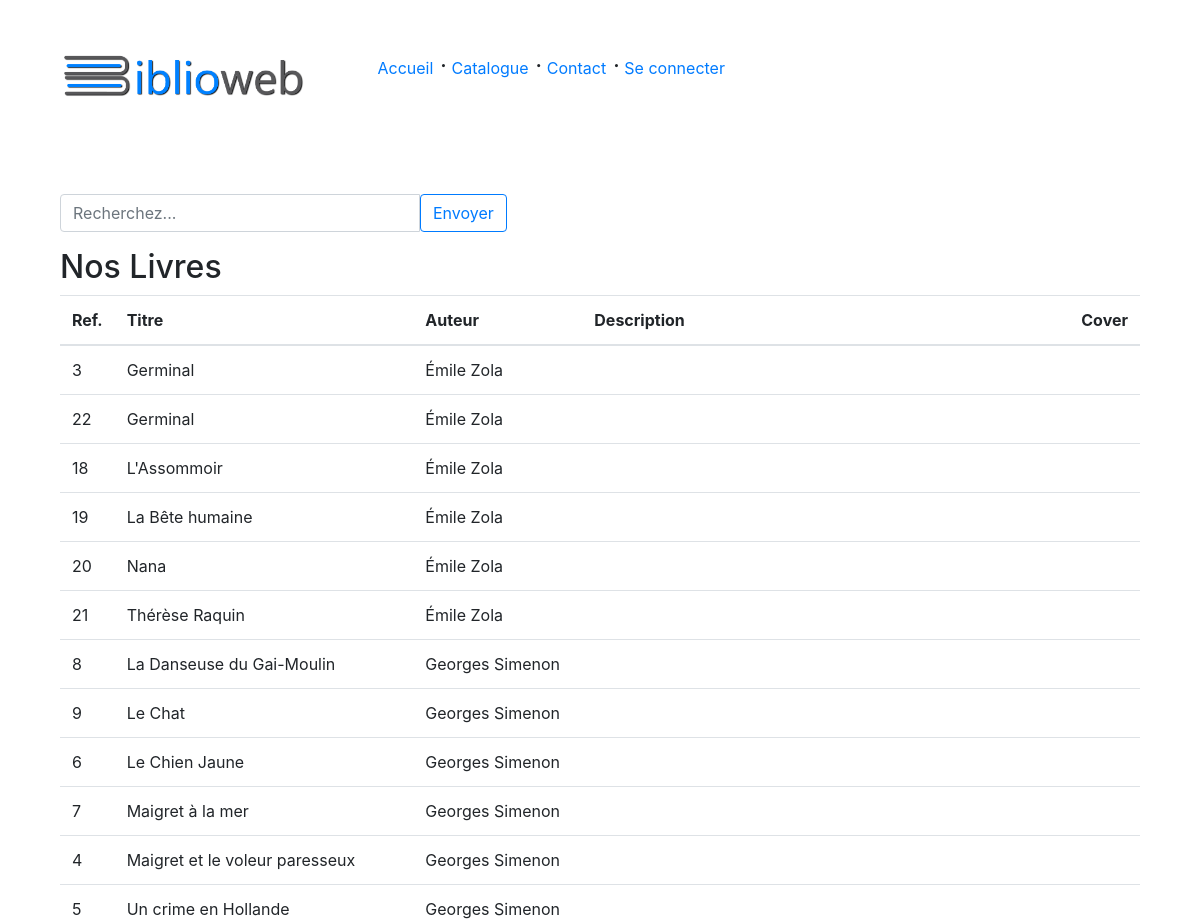
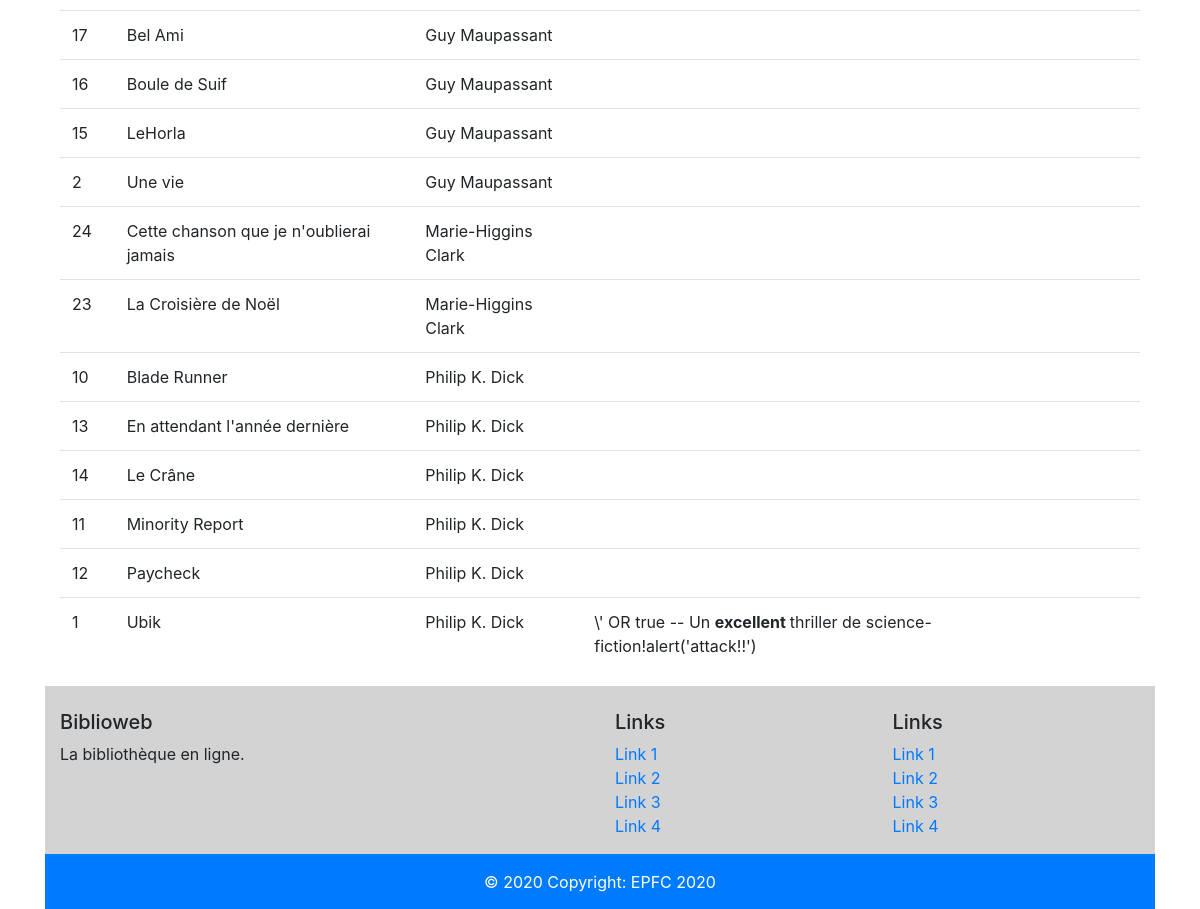
The page /books.php on the database its author committed (2 pictures, top to bottom).
### tables this page shows
CREATE TABLE `books` (
  `ref` int(10) UNSIGNED NOT NULL,
  `title` varchar(50) NOT NULL DEFAULT '',
  `author_id` int(10) UNSIGNED NOT NULL,
  `description` text,
  `cover_url` varchar(255) DEFAULT NULL
);

CREATE TABLE `authors` (
  `id` int(10) UNSIGNED NOT NULL,
  `lastname` varchar(30) NOT NULL DEFAULT '',
  `firstname` varchar(30) NOT NULL DEFAULT '',
  `nationality` varchar(30) NOT NULL DEFAULT ''
);

### books.php (the view, shortened to what this page needs)
<?php
$link = mysqli_connect(HOSTNAME,USERNAME,PASSWORD,DATABASE);
if($link) {
	mysqli_set_charset($link, "utf8");
	$query = "SELECT b.ref, b.title, a.firstname, a.lastname, b.description, b.cover_url
				FROM books b, authors a
				WHERE b.author_id = a.id
				ORDER BY a.firstname, a.lastname, b.title ";
	$result = mysqli_query($link,$query);
	$count=0;
	while($row = $result->fetch_assoc()) {
		$books[$count] = $row;
		$count++;
	}
}
?>
<?php
include 'inc/header.inc.php';
?>
<form action="<?= $_SERVER['PHP_SELF'];?>" method="get">
	<div class="input-group mt-5 mb-3">
		<input type="text" class="col-4 form-control" placeholder="Recherchez..." name="search">
		<button class="btn btn-outline-primary" name="btSearch">Envoyer</button>
	</div>
</form>
<h2>Nos Livres</h2>
<table class="table">
	<thead>
		<tr>
		  <th scope="col">Ref.</th>
		  <th scope="col">Titre</th>
		  <th scope="col">Auteur</th>
		  <th scope="col">Description</th>
		  <th scope="col">Cover</th>
		</tr>
	</thead>
	<tbody>
		<?php foreach($books as $book){ ?>
			<tr>
				<td><?= $book['ref'] ?></td>
				<td><?= $book['title'] ?></td>
				<td><?php echo $book['firstname'].' '. $book['lastname']?></td>
				<td><?= $book['description'] ?></td>
				<td><?= $book['cover_url'] ?></td>
			</tr>
	<?php } ?>
	</tbody>
</table>
<?php include 'inc/footer.inc.php'; ?>

### design/style.css (style rules this page uses)
html body { background-color: white !important; }

### rows shown on the page
books: ref "3", title "Germinal", author.firstname "Émile", author.lastname "Zola"
books: ref "22", title "Germinal", author.firstname "Émile", author.lastname "Zola"
books: ref "18", title "L'Assommoir", author.firstname "Émile", author.lastname "Zola"
books: ref "19", title "La Bête humaine", author.firstname "Émile", author.lastname "Zola"
books: ref "20", title "Nana", author.firstname "Émile", author.lastname "Zola"
books: ref "21", title "Thérèse Raquin", author.firstname "Émile", author.lastname "Zola"
books: ref "8", title "La Danseuse du Gai-Moulin", author.firstname "Georges", author.lastname "Simenon"
books: ref "9", title "Le Chat", author.firstname "Georges", author.lastname "Simenon"
books: ref "6", title "Le Chien Jaune", author.firstname "Georges", author.lastname "Simenon"
books: ref "7", title "Maigret à la mer", author.firstname "Georges", author.lastname "Simenon"
books: ref "4", title "Maigret et le voleur paresseux", author.firstname "Georges", author.lastname "Simenon"
books: ref "5", title "Un crime en Hollande", author.firstname "Georges", author.lastname "Simenon"
books: ref "17", title "Bel Ami", author.firstname "Guy", author.lastname "Maupassant"
books: ref "16", title "Boule de Suif", author.firstname "Guy", author.lastname "Maupassant"
books: ref "15", title "LeHorla", author.firstname "Guy", author.lastname "Maupassant"
books: ref "2", title "Une vie", author.firstname "Guy", author.lastname "Maupassant"
books: ref "24", title "Cette chanson que je n'oublierai jamais", author.firstname "Marie-Higgins", author.lastname "Clark"
books: ref "23", title "La Croisière de Noël", author.firstname "Marie-Higgins", author.lastname "Clark"
books: ref "10", title "Blade Runner", author.firstname "Philip K.", author.lastname "Dick"
books: ref "13", title "En attendant l'année dernière", author.firstname "Philip K.", author.lastname "Dick"
books: ref "14", title "Le Crâne", author.firstname "Philip K.", author.lastname "Dick"
books: ref "11", title "Minority Report", author.firstname "Philip K.", author.lastname "Dick"
books: ref "12", title "Paycheck", author.firstname "Philip K.", author.lastname "Dick"
books: ref "1", title "Ubik", author.firstname "Philip K.", author.lastname "Dick", description "\\' OR true -- Un excellent thriller de science-fiction!alert('attack!!')"
